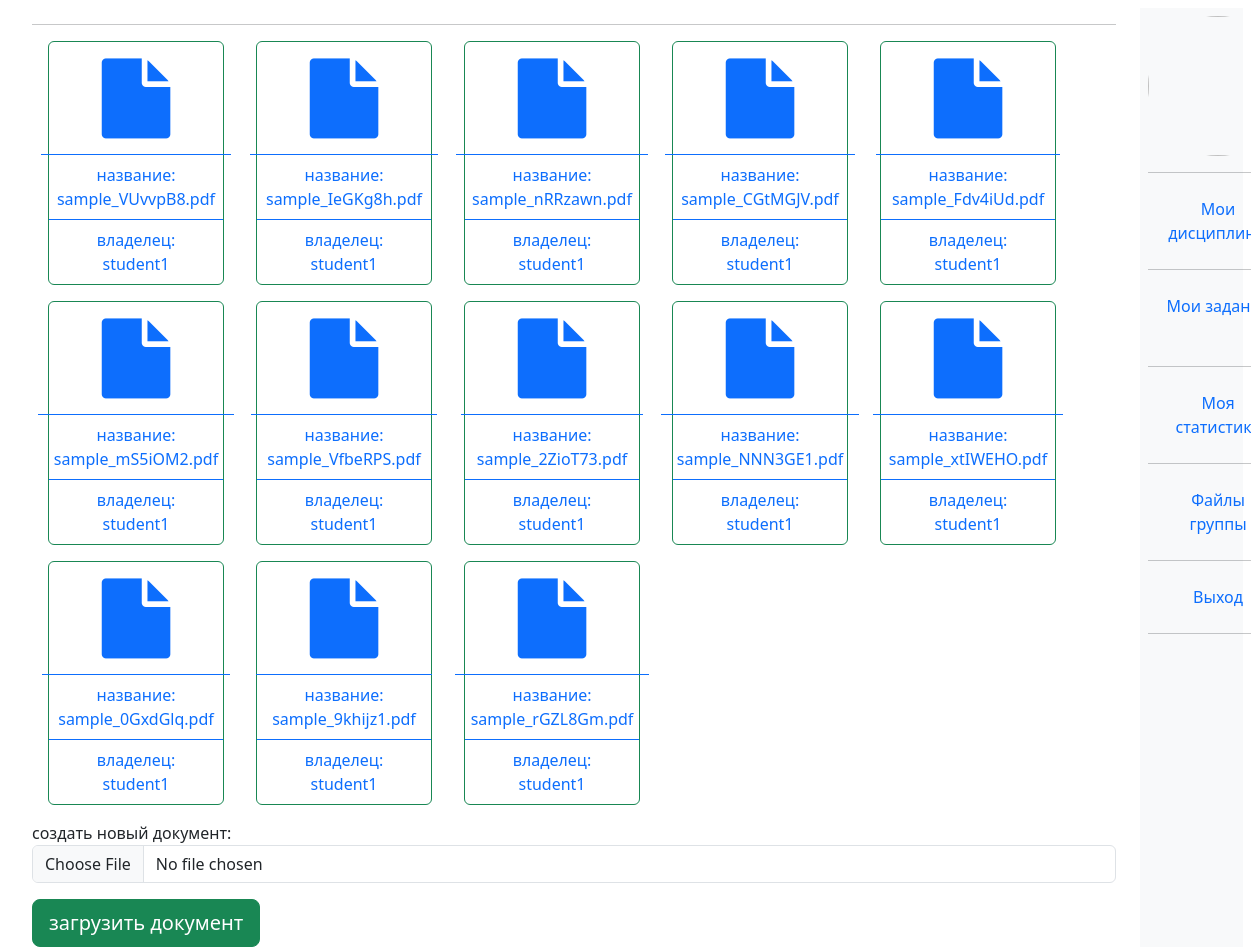
/student/group_files/subject/1 (signed in), run on an earlier commit of the app's database.
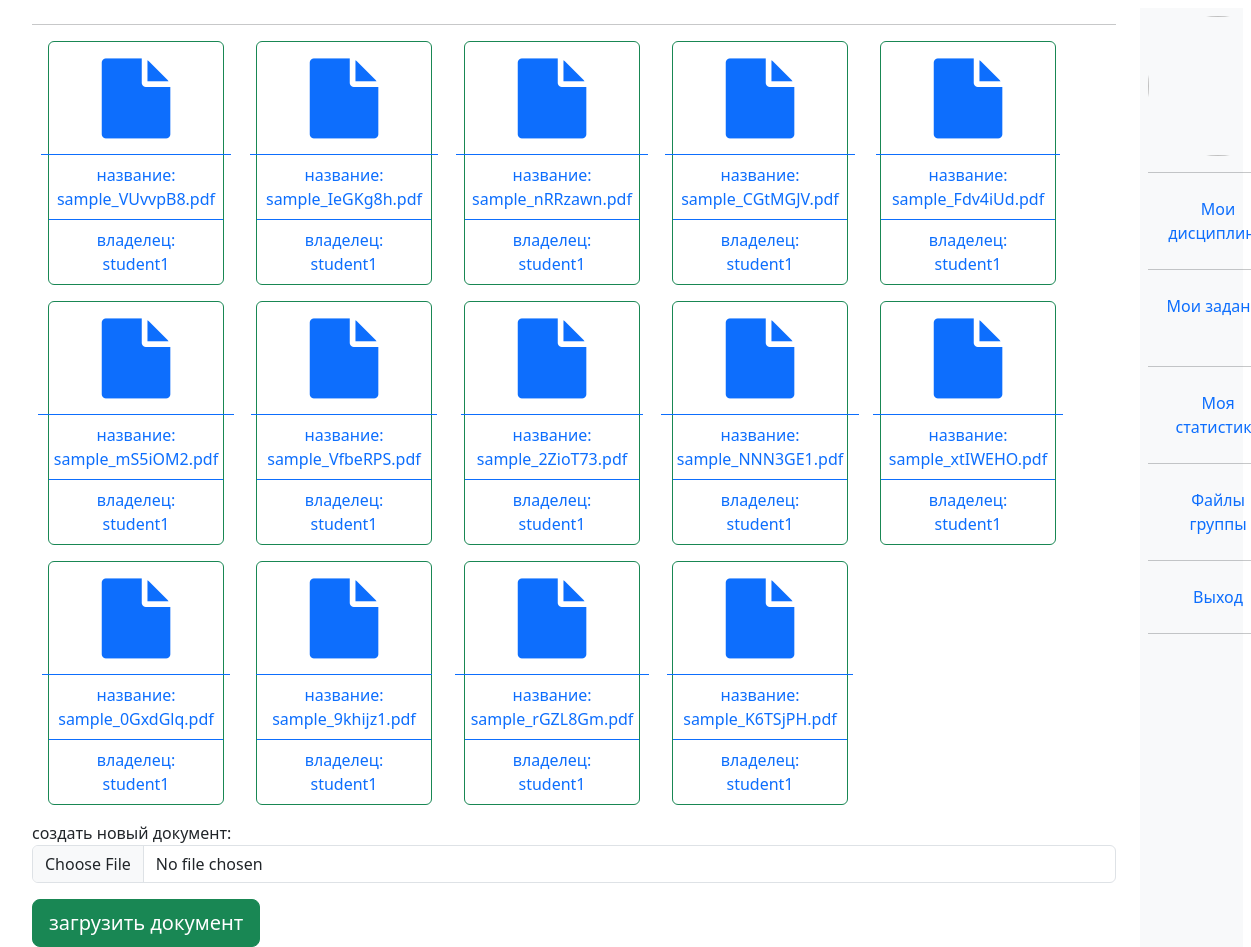
And on a later commit of the database.
### univ_app/models.py (models this page shows, shortened)
class Document(models.Model):
    title = models.CharField(max_length=200, default = '', blank = True)
    subject = models.ForeignKey("Subject", blank = True, null = True, on_delete = models.SET_NULL)
    student = models.ForeignKey("Student", blank = True, null = True, on_delete = models.SET_NULL)
    doc = models.FileField(upload_to = "uploads/documents/", null = True)
    @property
    def filename(self):
        return os.path.basename(self.doc.name)

class Student(models.Model):
    user = models.OneToOneField(User, null=True, blank=True, on_delete=models.CASCADE)
    st_group = models.ForeignKey("StGroup", blank = True, null = True, on_delete = models.SET_NULL)
    profile_picture = models.ImageField(upload_to = "uploads/profile_pictures/%Y/", default = "student.jpg", null = True)
    def __str__(self):
        return self.user.username

### univ_app/decorators.py (the view)
        def wrapper(request, *args, **kwargs):
            group = None
            if request.user.groups.exists():
                group = request.user.groups.all()[0].name
            if group in allowed_groups:
                return view_func(request, *args, **kwargs)
            else:
                return HttpResponse("У вас нет прав доступа к этой странице")

### univ_app/forms.py
class DocumentForm(forms.ModelForm):
    class Meta:
        model = Document
        fields = ['doc']
        labels = {
            'doc': "создать новый документ",
        }
    def __init__(self, *args, **kwargs):
        super(DocumentForm, self).__init__(*args, **kwargs)
        for name, field in self.fields.items():
            field.widget.attrs.update({'class': 'form-control'})

### univ_app/context_processors.py (called while the page is built)
def get_profile_picture_form(request):
    picture_form = PictureForm
    return {"picture_form": picture_form}

### univ_app/templatetags/user_tags.py (called while the page is built)
@register.filter(name='has_group')
def has_group(user, group_name):
    return user.groups.filter(name=group_name).exists()

### univ_app/views.py (called while the page is built, shortened)
@allowed_users(allowed_groups = ["student"])
def s_group_files_subject(request,subject_id):
    student = request.user.student
    subject = Subject.objects.get(id = subject_id)
    docs = subject.document_set.all()
    form = DocumentForm()
    ctx = {
        "docs":docs,
        "subject" : subject,
        "form":form,
    }
    return render(request, "student_views/s_group_files_subject.html", ctx)

### templates/student_views/s_group_files_subject.html (shortened to what this page needs)
{%extends "base.html"%}
{% block s_group_files_subject %}
<div class = "container-fluid">
  <hr>
  <div class="d-flex flex-wrap ">
    {%for doc in docs%}
    <div class="card border-success align-items-center text-center mb-3 mx-3" style="max-width: 11rem;">
      <div class="card-body text-primary">
        <p class="card-text"><a class="mb-1" href = {{doc.doc.url}}> <i class="fa fa-file fa-5x"></i> </a></p>
      </div>
      <div class=" text-primary card-footer bg-transparent border-primary">название: {{doc.filename|slice:":20"}}</div>
      <div class=" text-primary card-footer bg-transparent border-primary">владелец: {{doc.student|slice:":20"}}</div>
    </div>
    {%endfor%}
  </div>
  <form class="form-group" action="{% url 's_group_files_subject' subject.id   %}" method="post" enctype="multipart/form-data">
    {{form.as_p}}
    <button class = "btn btn-success btn-lg" type="submit" name="button"> загрузить документ </button>
  </form>
</div>
{% endblock %}

What changed in the data, as far as the page shows it:
added Document: filename "sample_K6TSjPH.pdf", student "student1"
